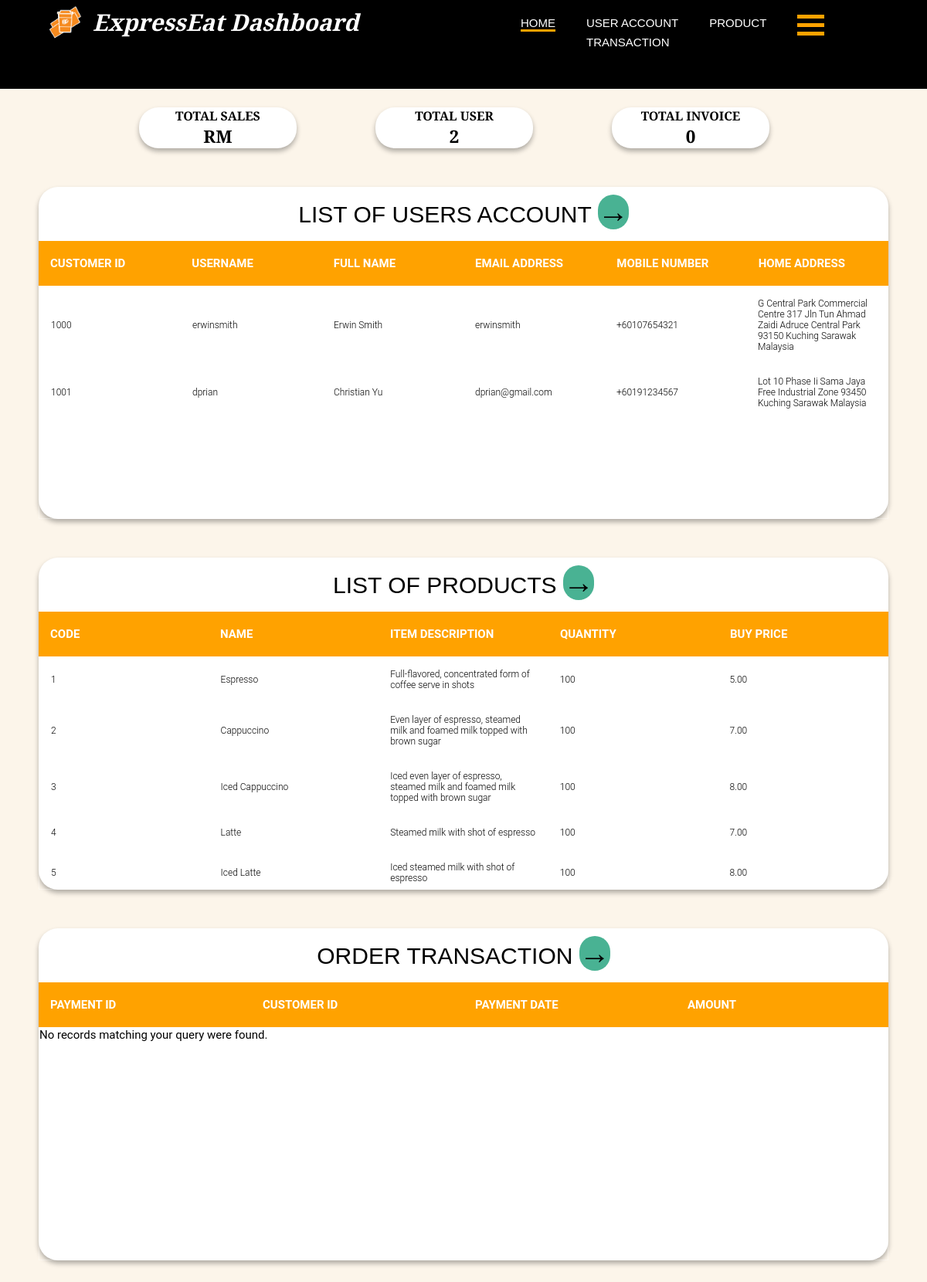
/dashboard/dashboard.php, run on the app's committed database.
### tables this page shows
CREATE TABLE `customer` (
  `ID` int(10) NOT NULL,
  `Username` varchar(255) NOT NULL,
  `Email` varchar(255) NOT NULL,
  `Password` varchar(25) NOT NULL,
  `FirstName` varchar(255) NOT NULL,
  `LastName` varchar(255) NOT NULL,
  `Gender` varchar(255) NOT NULL,
  `Phone` int(11) NOT NULL,
  `Address1` varchar(255) NOT NULL,
  `Address2` varchar(255) NOT NULL,
  `City` varchar(255) NOT NULL,
  `State` varchar(255) NOT NULL,
  `Country` varchar(255) NOT NULL,
  `PostalCode` int(10) NOT NULL
);

CREATE TABLE `item` (
  `Code` int(10) NOT NULL,
  `Name` varchar(255) NOT NULL,
  `ItemDescription` varchar(255) NOT NULL,
  `QtyInStock` int(10) NOT NULL,
  `BuyPrice` decimal(6,2) NOT NULL
);

### dashboard/itemList.php (the view, shortened to what this page needs)
<?php
include "dbConnection.php";
$SQLstring = "SELECT * FROM Item";
if($result = mysqli_query($conn, $SQLstring)){
    if(mysqli_num_rows($result) > 0){
    echo "<table cellpadding='0' cellspacing='0' border='0'>\n";
        while($row = mysqli_fetch_array($result)){
            echo "<tbody>";
                echo "<tr>";
                    echo "<td>" . $row['Code'] . "</td>";
                    echo "<td>" . $row['Name'] . "</td>";
                    echo "<td>" . $row['ItemDescription'] . "</td>";
                    echo "<td>" . $row['QtyInStock'] . "</td>";
                    echo "<td>" . $row['BuyPrice'] . "</td>";
                echo "</tr>";
            echo "</tbody>";
        }
    echo "</table>";
    } else{
        echo "No records matching your query were found.";
    }
} else{
    echo "ERROR: Could not able to execute $SQLstring. " . mysqli_error($conn);
}
?>

### dashboard/dashboard.php (shortened to what this page needs)
<!DOCTYPE html>
<html lang="en">
<head>
    <link rel="stylesheet" href="../style/style.css">
    <link rel="stylesheet" href="https://cdnjs.cloudflare.com/ajax/libs/font-awesome/4.7.0/css/font-awesome.min.css">
</head>
<body>
    <header>
        <div class="container">
            <div id="branding">
                <img class="main-logo" src="../img/Logo-04.png" alt="logo" width="50px">
                <h1 class="main-title">ExpressEat Dashboard</h1>
            </div>
            <div class="navigation-bar">
                <nav>
                    <ul>
                        <li class="current"><a href="dashboard.php">Home</a></li>
                        <li><a href="userAccount.php">User Account</a></li>
                        <li><a href="product.php">Product</a></li>
                        <li><a href="transaction.php">Transaction</a></li>
                    </ul>
               </nav>
               <div class="dropdown">
                <div class="container-hamburger-icon">
                    <div class="bar1"></div>
                    <div class="bar2"></div>
                    <div class="bar3"></div>
                </div>
            </div>
        </div>
    </header>
    <section id="summary-button">
        <div class="flexbox-container-1 summary-box">
            <h1 id="total-text">Total Sales</h1>
            <?php
              include "dbConnection.php";
              $result= mysqli_query($conn,"SELECT SUM(Amount) AS totalsum FROM Payment");
              $row = mysqli_fetch_assoc($result);
              $sum = $row['totalsum'];
              echo '<h2 id="total-sales">RM '. $sum .'</h2>';
            ?>
        </div>
        <div class="flexbox-container-1 summary-box">
            <h1 id="total-text">Total User</h1>
            <?php
              include "dbConnection.php";
              $result= mysqli_query($conn,"SELECT COUNT(*) AS Value FROM Customer");
              $row = mysqli_fetch_assoc($result);
              $sum = $row['Value'];
              echo '<h2 id="total-user">'. $sum .'</h2>';
            ?>
        </div>
        <div class="flexbox-container-1 summary-box">
            <h1 id="total-text">Total Invoice</h1>
            <?php
              include "dbConnection.php";
              $result= mysqli_query($conn, "SELECT COUNT(*) AS total FROM Payment");
              $row = mysqli_fetch_assoc($result);
              $sum = $row['total'];
              echo '<h2 id="total-order">'. $sum .'</h2>';
            ?>
        </div>
    </section>
    <section class="table-1">
        <h1>
          List of Users Account
          <button class="button tooltip" >
            <span style='font-size:40px;'>
              <a href="userAccount.php">&#8594;</a>
            </span>
          </button>
        </h1>
        <div class="tbl-header">
          <table cellpadding="0" cellspacing="0" border="0">
            <thead>
              <tr>
                <th>Customer ID</th>
                <th>Username</th>
                <th>Full Name</th>
                <th>Email Address</th>
                <th>Mobile Number</th>
                <th>Home Address</th>
              </tr>
            </thead>
          </table>
        </div>
        <div class="tbl-content">
            <?php include 'customerList.php';?>
        </div>
      </section>
      <section class="table-1">
        <h1>
          List of Products
          <button class="button tooltip" >
            <span style='font-size:40px;'>
              <a href="product.php">&#8594;</a>
            </span>
          </button>
        </h1>
        <div class="tbl-header">
          <table cellpadding="0" cellspacing="0" border="0">
            <thead>
              <tr>
                <th>Code</th>
                <th>Name</th>
                <th>Item Description</th>
                <th>Quantity</th>
                <th>Buy Price</th>
              </tr>
            </thead>
          </table>
        </div>
        <div class="tbl-content">
          <?php include 'itemList.php';?>
        </div>
      </section>
      <section class="table-1">
        <h1>
          Order Transaction
          <button class="button tooltip">
            <span style='font-size:40px;'>
              <a href="transaction.php">&#8594;</a>
            </span>
          </button>
        </h1>
        <div class="tbl-header">
        <table cellpadding="0" cellspacing="0" border="0">
            <thead>
                <tr>
                    <th>Payment ID</th>
                    <th>Customer ID</th>
                    <th>Payment Date</th>
                    <th>Amount</th>
                </tr>
            </thead>
        </table>
        </div>
        <div class="tbl-content">
            <?php include 'transactionList.php';?>
        </div>
      </section>
</body>
</html>

### dashboard/customerList.php (shortened to what this page needs)
<?php
include "dbConnection.php";
$SQLstring = "SELECT * FROM Customer";
if($result = mysqli_query($conn, $SQLstring)){
    if(mysqli_num_rows($result) > 0){
      echo "<table cellpadding='0' cellspacing='0' border='0'>\n";
        while($row = mysqli_fetch_array($result)){
            echo "<tbody>";
                echo "<tr>";
                    echo "<td>" . $row['ID'] . "</td>";
                    echo "<td>" . $row['Username'] . "</td>";
                    echo "<td>" . $row['FirstName']. " ". $row['LastName'] . "</td>";
                    echo "<td>" . $row['Email']. "</td>";
                    echo "<td>". "+60" . $row['Phone']. "</td>";
                    echo "<td>" . $row['Address1']. " ". $row['Address2'] . " ". $row['PostalCode'] ." ". $row['City'] ." ". $row['State'] ." ". $row['Country'] ."</td>";
                echo "</tr>";
            echo "</tbody>";
        }
      echo "</table>";
    } else{
        echo "No records matching your query were found.";
    }
} else{
    echo "ERROR: Could not able to execute $SQLstring. " . mysqli_error($conn);
}
?>

### dashboard/transactionList.php (shortened to what this page needs)
<?php
include "dbConnection.php";
$SQLstring = "SELECT * FROM Payment";
if($result = mysqli_query($conn, $SQLstring)){
    if(mysqli_num_rows($result) > 0){
    echo "<table cellpadding='0' cellspacing='0' border='0'>\n";
        while($row = mysqli_fetch_array($result)){
            echo "<tbody>";
                echo "<tr>";
                    echo "<td>" . $row['CheckNum'] . "</td>";
                    echo "<td>" . $row['CustomerID'] . "</td>";
                    echo "<td>" . $row['PaymentDate'] . "</td>";
                    echo "<td>" . $row['Amount'] . "</td>";
                echo "</tr>";
            echo "</tbody>";
        }
    echo "</table>";
        mysqli_free_result($result);
    } else{
        echo "No records matching your query were found.";
    }
} else{
    echo "ERROR: Could not able to execute $SQLstring. " . mysqli_error($conn);
}
?>

### style/style.css (style rules this page uses)
:root { --black: #3a3a3a; --white: #fff; --green: #49b293; --black: #000000; --light-black: #24190b; --dark-grey: #504545; --white-brown: #Fcf5ea; --yellow: #ffa200; --brown: #b47a36; }
html { scroll-behavior: smooth; }
body { font: 15px Segoe UI, Helvetica, sans-serif; padding: 0; margin: 0; background-color: #fcf5ea; font-family: 'Playfair Display', sans-serif; }
.container { margin: auto; width: 90%; }
a { color: black; list-style: none; text-decoration: none; }
header { background-color: black; color: #ffffff; padding: 3px 0 60px 0; }
header a { color: #ffffff; text-decoration: none; text-transform: uppercase; font-weight: 500; transition-duration: 0.4s; }
header .current { border-bottom: #ffa200 3px solid; position: relative; }
header li { margin: 8px 20px 0px 20px; float: left; display: inline; }
header #branding { float: left; transition-duration: 0.4s; }
header #branding h1 { margin: 0; padding-top: 5px; }
header nav { padding: 10px 5px 0px 0px; }
header .navigation-bar { padding-left: 55%; }
header .main-logo { float: left; }
header .main-title { font-style: italic; float: right; padding: 0px 0px 0px 10px; }
.container-hamburger-icon { display: inline-block; cursor: pointer; padding: 0px 0px 0px 20px; }
.bar1, .bar2, .bar3 { width: 35px; height: 5px; background-color: #ffa200; margin: 6px 0; transition: 0.1s; }
.dropdown { position: relative; display: inline-block; }
#summary-button { margin: 2% 0 0 15%; display: flex; flex-direction: row; }
.flexbox-container-1 { display: flex; align-items: center; justify-content: center; flex-wrap: wrap; }
.summary-box { width: 20%; margin: 0 10% 0 0; border-radius: 25px; background-color: #ffffff; -webkit-box-shadow: 0 4px 6px rgba(0, 0, 0, 0.3); -moz-box-shadow: 0 4px 6px rgba(0, 0, 0, 0.3); box-shadow: 0 4px 6px rgba(0, 0, 0, 0.3); display: block; }
#total-text { text-align: center; text-transform: uppercase; font-size: medium; font-weight: bold; }
#total-sales, #total-user, #total-order { text-align: center; }
.table-1 .button { background-color: var(--green); border: none; color: white; margin: 10px 0 0 0; text-align: center; text-decoration: none; display: inline-block; font-size: 16px; border-radius: 45px; }
.tooltip { position: relative; display: inline-block; border-bottom: 1px dotted black; }
.table-1 h1 { font-family: 'Playfair Display', sans-serif; font-weight: bolder; font-size: 30px; color: black; text-transform: uppercase; font-weight: 300; text-align: center; margin-bottom: 15px; }
.table-1 table { width:100%; table-layout: fixed; }
.table-1 .tbl-header { background-color: #ffa200; }
.table-1 .tbl-header th { color: white; font-weight: bolder; font-size: 15px; }
.table-1 .tbl-content { height:300px; overflow-x:auto; margin-top: 0px; border: 1px solid rgba(255,255,255,0.3); }
.table-1 th { padding: 20px 15px; text-align: left; font-weight: 500; font-size: 12px; color: black; text-transform: uppercase; }
.table-1 td { padding: 15px; text-align: left; vertical-align:middle; font-weight: 300; font-size: 12px; color: black; border-bottom: solid 1px rgba(255,255,255,0.1); }
.table-1 { -webkit-box-shadow: 0 4px 6px rgba(0, 0, 0, 0.3); -moz-box-shadow: 0 4px 6px rgba(0, 0, 0, 0.3); box-shadow: 0 4px 6px rgba(0, 0, 0, 0.3); background-color: #fff; font-family: 'Roboto', sans-serif; margin: 50px; border-radius: 25px; }
* { margin: 0; padding: 0; }

### data on the page
customer: ID "1000", Username "erwinsmith", FirstName "Erwin", LastName "Smith", Email "erwinsmith", Phone "107654321", Address1 "G Central Park Commercial Centre 317 Jln Tun Ahmad Zaidi Adruce Central Park", PostalCode "93150", City "Kuching", State "Sarawak", Country "Malaysia"
customer: ID "1001", Username "dprian", FirstName "Christian", LastName "Yu", Email "dprian@gmail.com", Phone "191234567", Address1 "Lot 10 Phase Ii Sama Jaya Free Industrial Zone", PostalCode "93450", City "Kuching", State "Sarawak", Country "Malaysia"
item: Code "1", Name "Espresso", ItemDescription "Full-flavored, concentrated form of coffee serve in shots", QtyInStock "100", BuyPrice "5.00"
item: Code "2", Name "Cappuccino", ItemDescription "Even layer of espresso, steamed milk and foamed milk topped with brown sugar", QtyInStock "100", BuyPrice "7.00"
item: Code "3", Name "Iced Cappuccino", ItemDescription "Iced even layer of espresso, steamed milk and foamed milk topped with brown sugar", QtyInStock "100", BuyPrice "8.00"
item: Code "4", Name "Latte", ItemDescription "Steamed milk with shot of espresso", QtyInStock "100", BuyPrice "7.00"
item: Code "5", Name "Iced Latte", ItemDescription "Iced steamed milk with shot of espresso", QtyInStock "100", BuyPrice "8.00"

### other printed values
$sum "2"
$sum "0"
